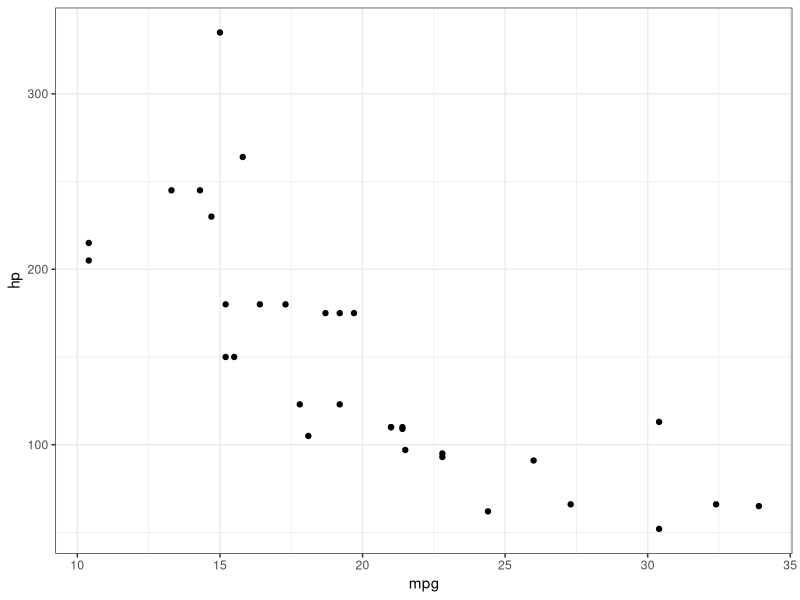
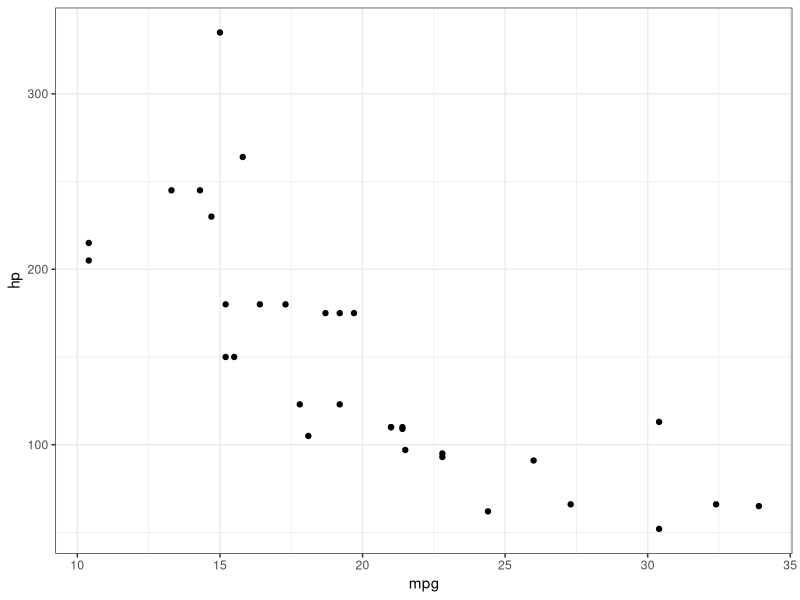

Reproduce these figures in R, in order.
## ---- chunk 1
library(knitr)
library(ggplot2)
library(fontawesome) # from github: https://github.com/rstudio/fontawesome
options(
    htmltools.dir.version = FALSE,
    knitr.table.format = "html",
    knitr.kable.NA = '')
knitr::opts_chunk$set(
    warning = FALSE,
    message = FALSE,
    # Better figure resolution
    fig.retina = 3)
dateWritten <- format(as.Date('2020-05-04'), format="%B %d %Y")
today <- format(Sys.Date(), format="%B %d %Y")
## ---- chunk 2
chunk_input <- "chunk_output"
chunk_input
## ---- chunk 3
chunk_input <- "chunk_output"
chunk_input
## ---- chunk 4
ggplot(mtcars, aes(x = mpg, y = hp)) +
    geom_point() +
    theme_bw() +
    labs(color = 'Cylinders')
## ---- chunk 5
ggplot(mtcars, aes(x = mpg, y = hp)) +
    geom_point() +
    theme_bw() +
    labs(color = 'Cylinders')
